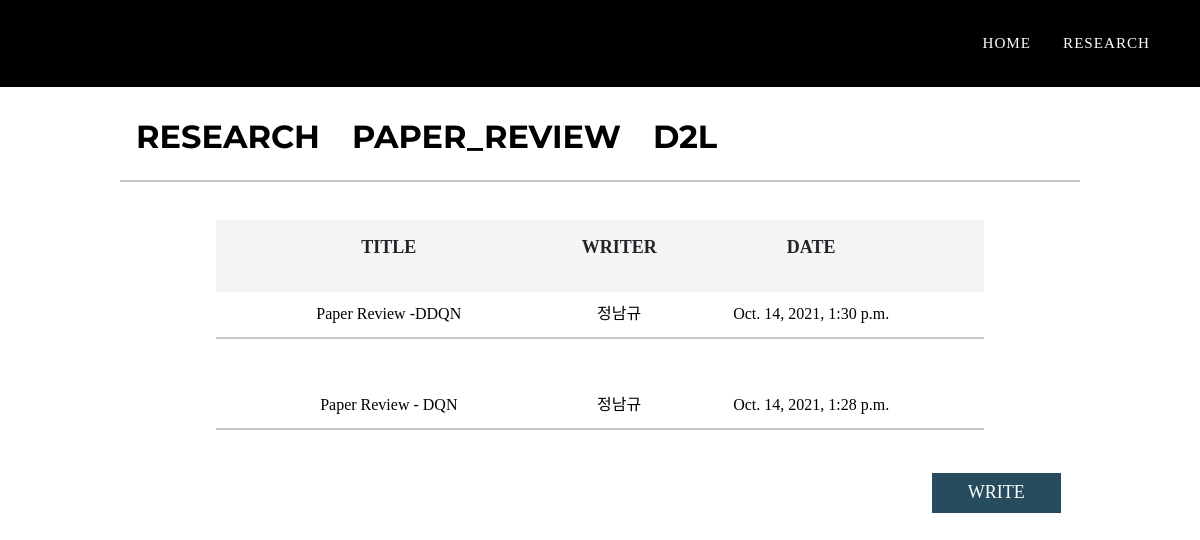
/board2/, run on the app's committed database.
### app/models.py (models this page shows, shortened)
class Board(models.Model):
    title = models.CharField(max_length=100)
    body = models.TextField()
    date = models.DateTimeField(auto_now_add=True)
    writer = models.CharField(max_length=100, default='')
    file = models.FileField('첨부파일', null=True, blank=True,  upload_to='')
    thema = models.CharField(max_length=100, default='')

### app/views.py (the view)
# urls.py: path('board2/', app.views.board2, name='board2'),#not yet
def board2(request):
    board2 = Board.objects
    return render(request, 'board1.html', {'board2': board2})

### app/templates/board1.html (shortened to what this page needs)
<!DOCTYPE html>
<html lang="en">
<head>
    <link href="https://cdn.jsdelivr.net/npm/bootstrap@5.1.1/dist/css/bootstrap.min.css" rel="stylesheet"
>
    {% load static %}
    <link rel="stylesheet" href="{% static 'css/styles.css' %}">
</head>
<body id="page-top" style="font-family: noto-demilight;">
    <nav class="navbar navbar-expand-lg navbar-dark fixed-top" id="mainNav" style="background-color: black; font-family: noto-medium;">
        <div class="container">
            <div class="collapse navbar-collapse" id="navbarResponsive">
                <ul class="navbar-nav text-uppercase ml-auto" style="font-family: noto-medium;">
                    <li class="nav-item"><a class="nav-link js-scroll-trigger" style="font-family: noto-medium;" href="{% url 'index' %}">home</a></li>
                    <li class="nav-item"><a class="nav-link js-scroll-trigger" style="font-family: noto-medium;" href="{% url 'board1' %}">Research</a></li>
                </ul>
            </div>
        </div>
    </nav>
    <div class="board" style="margin-top: 20px;" >
        <div class="board-contents mx-auto">
            <div class="block board mx-auto">
                <div class="block mx-auto" style="height:3em;">
                    <div class="inline-block" >
                        <a class="nav-link js-scroll-trigger" href="{% url 'board1' %}" style="color: black; float: left;">
                            <h2 style="float: left;">RESEARCH</h2>
                        </a>
                        <a class="nav-link js-scroll-trigger" href="{% url 'board2' %}" style="color: black; float: left;">
                            <h2 style="float: left;">PAPER_REVIEW</h2>
                        </a>
                         <a class="nav-link js-scroll-trigger" href="{% url 'board3' %}" style="color: black; float: left;">
                            <h2 style="float: left;">D2L</h2>
                        </a>
                    </div>
                </div>
                <div class="block" style="height: 1.5em;">
                    <hr>
                </div>
            </div>
            <div class="block board" style="margin-top: 3%;">
                <div class="board-nav mx-auto">
                    <div class="block board-nav">
                        <div class="box" style="width: 45%;">
                            <p>TITLE</p>
                        </div>
                        <div class="box" style="width: 15%; ">
                            <p>WRITER</p>
                        </div>
                        <div class="box" style="width: 35%; ">
                            <p>DATE</p>
                        </div>
                    </div>
                </div>
                {% for i in board2.all reversed %}
                {% if i.thema == "PAPERREVIEW" %}
                <div class="board-contents mx-auto" style="margin-top: 1%;">
                            <a href="{{i.pk}}/" class="posting-click">
                                <div class="contents-box" style="width: 45%;">
                                    {{i.title}}
                                </div>
                                <div class="contents-box" style="width: 15%;">
                                    {{i.writer}}
                                </div>
                                <div class="contents-box" style="width: 35%; ">
                                    {{i.date}}
                                </div>
                                <br>
                                <br>
                            </a>
                            <hr style="margin-top: -1em;">
                    <br>
                </div>
                {% endif %}
                {% endfor %}
                <button class="my-button" onclick="location.href = 'new_post/'" style="float: right; margin-right:2%;">WRITE</button>
            </div>
        </div>
    </div>
</body>
</html>

### data on the page
Board: title "Paper Review -DDQN", writer "정남규", date "Oct. 14, 2021, 1:30 p.m."
Board: title "Paper Review - DQN", writer "정남규", date "Oct. 14, 2021, 1:28 p.m."
